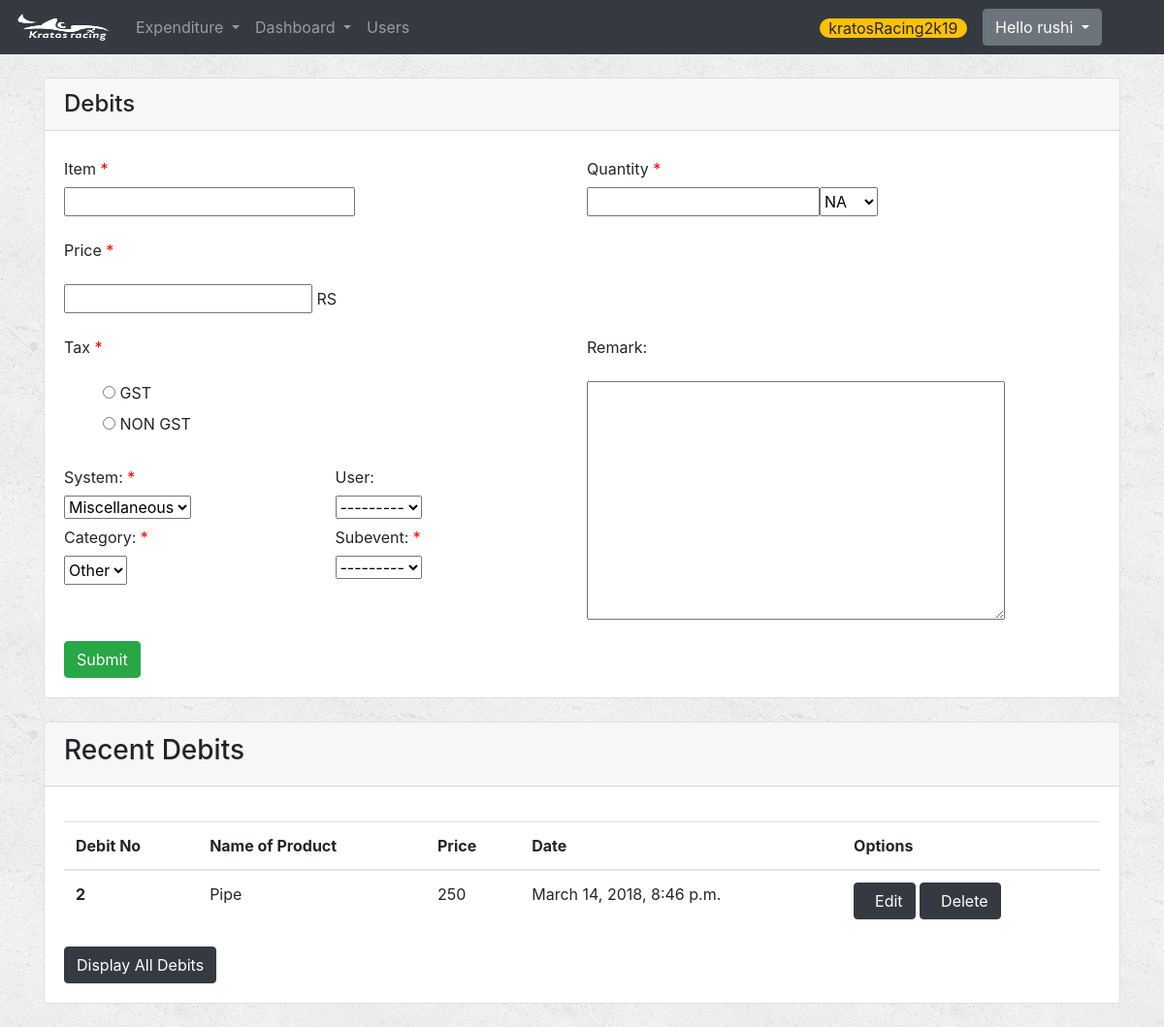
The page /debits/ (signed in) on the database as committed earlier.
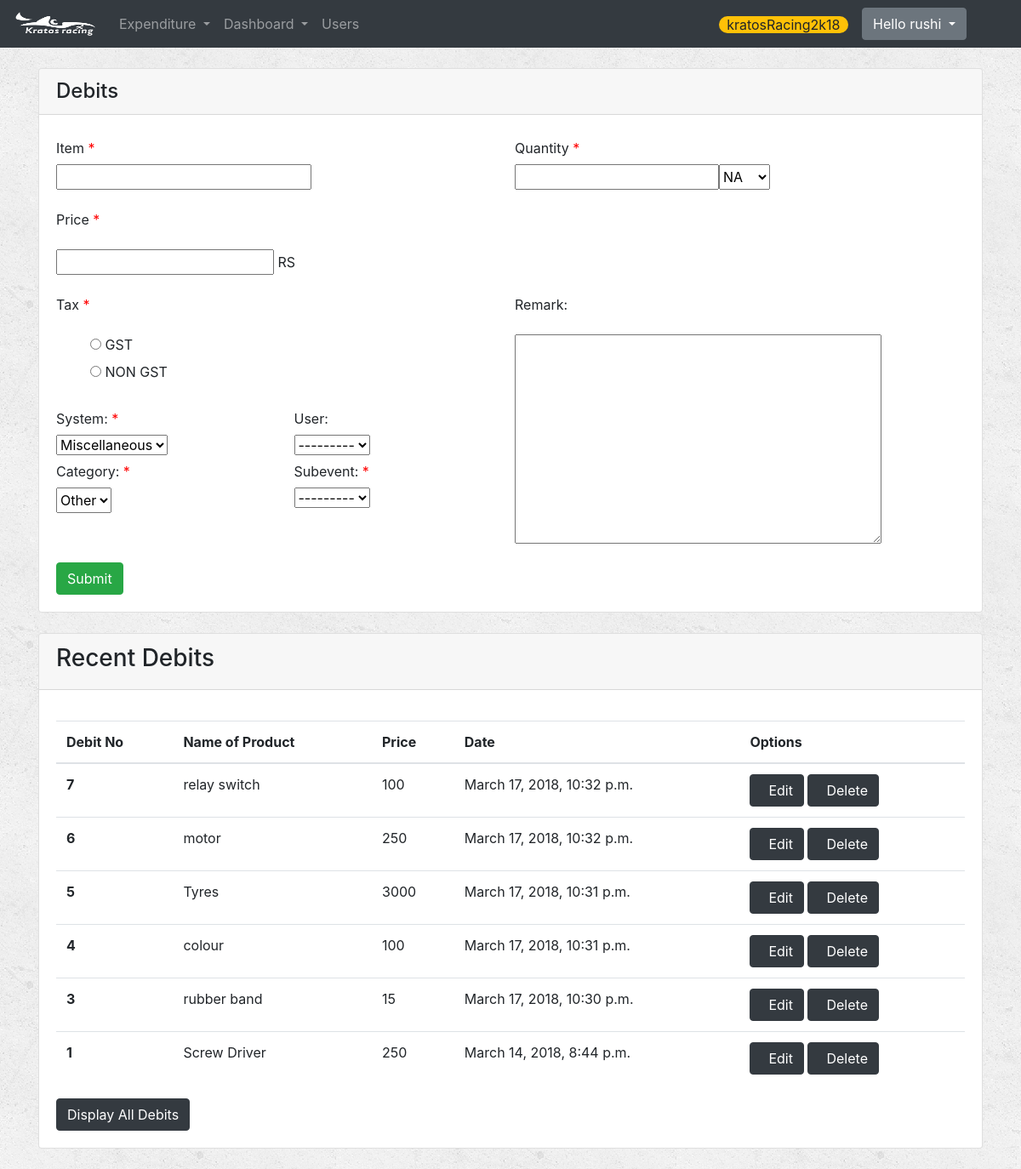
The same page on the database as committed later.
### Expenditure/models.py (models this page shows, shortened)
class Variables(models.Model):
    name=models.CharField(max_length=20,unique=True)
    value=models.CharField(max_length=20)

class Debits(models.Model):
    product_name=models.CharField(max_length=250)
    quantity=models.IntegerField()
    unit=models.CharField(max_length=10,choices=QUANT_CHOICES,default='NA')  #NA -> Not Applied
    price=models.IntegerField()
    tax=models.BooleanField()       #1-GST 0-Not GST
    system=models.ForeignKey(System,default=1)
    remarks=models.TextField(blank=True)
    category=models.ForeignKey(Category,default=1)
    user=models.ForeignKey(User)
    event = models.ForeignKey(Event)
    subevent=models.ForeignKey(SubEvent,default=1)
    date_time=models.DateTimeField(default=now, blank=True)

### Expenditure/views.py (the view, shortened to what this page needs)
# urls.py: url(r'^debits/$', views.debits,name='debits'),
def debits(request):
    if request.user.is_authenticated():
        event_obj = Event.objects.all()
        subevent_obj = SubEvent.objects.all()
        system_obj = System.objects.all()
        category_obj = Category.objects.all()
        if not event_obj or not subevent_obj or not system_obj or not category_obj:  # means is no event is created yet
            return redirect('Expenditure:account')
        if not request.user.has_perm('Expenditure.add_Debits'):
            return render(request, 'Expenditure/permission_error.html')
        form = DebitsForm(request.POST or None)
        debits_object = Debits.objects.filter(
            event=Event.objects.get(event_name=Variables.objects.get(name="ongoing_event").value))
        debits_object = debits_object.order_by('-date_time')[:10]
        context = {
            "form": form,
            "debits": debits_object,
            "ongoing_event": Variables.objects.get(name="ongoing_event"),
        }
        return render(request, 'Expenditure/debit_form.html', context)
    else:
        return render(request, 'Expenditure/login.html')

### Expenditure/forms.py
class DebitsForm(forms.ModelForm):
    CHOICES = [(True, 'GST'),
               (False, 'NON GST')]
    tax = forms.ChoiceField(choices=CHOICES, widget=forms.RadioSelect())
    users = forms.ModelChoiceField(queryset=User_info.objects.all(),required=False)
    subevents=forms.ModelChoiceField(queryset=SubEvent.objects.all())
    class Meta:
        model = Debits
        fields = ['product_name','quantity','unit','price','tax','system','remarks','category','users','subevents']

### Expenditure/models.py (called while the page is built)
    def __str__(self):
        return self.category_name

    def __str__(self):
        return self.system_name

    def __str__(self):
        return self.subevent_name

### Expenditure/templates/Expenditure/debit_form.html (shortened to what this page needs)
{% extends 'Expenditure/base.html' %}
{% block body %}
{% load staticfiles %}
<div class="container">
    <div class="card mt-4">
        <h4 class="card-header">Debits</h4>
        <div class="card-body">
            <form class="form-horizontal" role="form" action="" method="post" enctype="multipart/form-data">
                <div class="form-row">
                    <div class="form-group col-md-6">
                        <label  class="col-form-label">Item<span id="required"> * </span></label>
                        <div class="input-group">
                            <div class="ui-widget">
                        {{form.product_name}}
                            </div>
                        </div>
                    </div>
                    <div class="form-group col-md-6">
                        <label  class="col-form-label">Quantity<span id="required"> * </span></label>
                        <div class="input-group">
                            {{form.quantity}}
                            <div class="dropdown">
                                {{form.unit}}
                            </div>
                        </div>
                    </div>
                </div>
                <div class="form-row">
                    <div class="form-group col-md-6">
                        <label  class="col-form-label">Price<span id="required"> * </span></label>
                        {{form.price}} RS
                    </div>
                </div>
                <div class="form-row">
                    <div class="form-group col-md-6 ">
                        <div>
                            <label  class="col-form-label">Tax<span id="required"> * </span></label><br>
                            {{form.tax}}
                        </div>
                        <div class="row">
                            <div class="col-md-6">
                                    <label class="col-form-label">System:<span id="required"> * </span></label></br>
                                    {{form.system}}
                            </div>
                             <div class="col-md-6">
                                    <label  class="col-form-label">User:</label><br>
                                    {{form.users}}
                             </div>
                            </div>
                        <div class="row">
                            <div class="col-md-6">
                                <label class="col-form-label">Category:<span id="required"> * </span></label></br>
                                {{form.category}}
                            </div>
                            <div class="col-md-6">
                                <label class="col-form-label">Subevent:<span id="required"> * </span></label></br>
                                {{form.subevents}}
                            </div>
                        </div>
                    </div>
                    <div class="form-group col-md-6">
                        <label  class="col-form-label">Remark:</label>
                        {{form.remarks}}
                    </div>
                </div>
                <button type="submit" class="btn btn-success " onclick="this.disabled=true,this.form.submit();">Submit</button>
            </form>
        </div>
    </div>
    <br>
    <div class="card">
        <div class="card-header">
            <h3>Recent Debits</h3>
        </div>
        <div class="card-body">
            <p class="card-text">
            <table class="table">
            <thead class="thead-inverse">
            <tr>
                <th>Debit No</th>
                <th>Name of Product</th>
                <th>Price</th>
                <th>Date</th>
                <th>Options</th>
            </tr>
            </thead>
            <tbody>
            {% for debit in debits%}
            <tr>
                <th scope="row">{{debit.id}}</th>
                <td>{{debit.product_name}}</td>
                <td>{{debit.price}}</td>
                <td>{{debit.date_time}}</td>
                <td>
                    {% if perms.Expenditure.change_Debits %}
                    <a href="{% url 'Expenditure:edit_debit' debit.id %}">
                        <button type="button" class="btn btn-dark">
                            &nbsp; Edit
                        </button>
                    </a>
                    {%endif%}
                    {% if perms.Expenditure.delete_Debits %}
                    <a href="{% url 'Expenditure:delete_debit' debit.id %}">
                        <button type="button" class="btn btn-dark">
                            &nbsp; Delete
                        </button>
                    </a>
                    {%endif%}
                </td>
            </tr>
            {% endfor %}
            </tbody>
        </table>
    </p>
             <a href="{% url 'Expenditure:report_result' 'debits' 'all' %}">
            <button type="button" class="btn btn-dark center">Display All Debits</button>
             </a>
        </div>
    </div>
    <br>
</div>
{% endblock %}

### Expenditure/templates/Expenditure/base.html (shortened to what this page needs)
<!DOCTYPE html>
<html lang="en">
<head>
    {% load staticfiles %}
    <link rel="stylesheet" href="https://maxcdn.bootstrapcdn.com/bootstrap/4.0.0-beta/css/bootstrap.min.css">
    <link rel="stylesheet" href="{% static 'font-awesome-4.7.0/css/font-awesome.min.css' %}">
    <link rel="stylesheet" type="text/css" href="{% static 'Expenditure/style.css' %}"/>
    <link href="http://cdn.phpoll.com/css/animate.css" rel="stylesheet">
    <link rel="stylesheet" href="https://cdnjs.cloudflare.com/ajax/libs/jqueryui/1.12.1/jquery-ui.css">
</head>
<body>
<nav class="navbar sticky-top navbar-expand-lg navbar-dark bg-dark">
    <a class="navbar-brand" href="{% url 'Expenditure:index' %}">
    <img src="{%static 'logo.png'%}" width="100" height="30" class="d-inline-block align-top theme-white" alt="">
  </a>
  <div class="collapse navbar-collapse" id="navbarSupportedContent">
    <ul class="navbar-nav mr-auto">
      <li class="nav-item dropdown">
        <a class="nav-link dropdown-toggle theme-white"  id="id_expenditure_dropdown" data-toggle="dropdown" aria-haspopup="true" aria-expanded="false">
          Expenditure
        </a>
      </li>
      <li class="nav-item dropdown">
        <a class="nav-link dropdown-toggle theme-white" id="id_dashboard_dropdown" data-toggle="dropdown" aria-haspopup="true" aria-expanded="false">
          Dashboard
        </a>
      </li>
        <li class="nav-item">
            <a class="nav-link theme-white" href="{% url 'Expenditure:users' %}">
            Users
          </a>
        </li>
    </ul>
    <ul class="navbar-nav mr-5">
        <li class="nav-item mt-2 mr-3">
            <span class="badge-pill badge-warning">{{ ongoing_event.value }}</span>
        </li>
<div class="btn-group ">
  <button type="button" class="btn btn-secondary dropdown-toggle" data-toggle="dropdown" aria-haspopup="true" aria-expanded="false">
    Hello {{user.username}}
  </button>
</div>
    </ul>
  </div>
</nav>
{% block body %}
{% endblock %}
</body>
</html>

### Expenditure/static/Expenditure/style.css (style rules this page uses)
body { background: white url("images/background.png"); }
.navbar { border-radius: 0; }
.navbar-brand { font-family: 'Satisfy', cursive; }
#id_product_name { width:300px; height:30px; }
#id_quantity { width:240px; height:30px; }
#id_unit { height:30px; width:60px; }
#id_price { height:30px; }
#id_category { height:30px; }
ul { list-style-type: none; }
#required { color:Red; }

Rows that differ between the two databases and show on the page:
no longer on this page (row unchanged): Debits: id "2", product_name "Pipe", price "250", date_time "March 14, 2018, 8:46 p.m."
changed Variables: value "kratosRacing2k19" → "kratosRacing2k18"
added Debits: id "7", product_name "relay switch", price "100", date_time "March 17, 2018, 10:32 p.m."
added Debits: id "6", product_name "motor", price "250", date_time "March 17, 2018, 10:32 p.m."
added Debits: id "5", product_name "Tyres", price "3000", date_time "March 17, 2018, 10:31 p.m."
added Debits: id "4", product_name "colour", price "100", date_time "March 17, 2018, 10:31 p.m."
added Debits: id "3", product_name "rubber band", price "15", date_time "March 17, 2018, 10:30 p.m."
now on this page (row unchanged): Debits: id "1", product_name "Screw Driver", price "250", date_time "March 14, 2018, 8:44 p.m."
